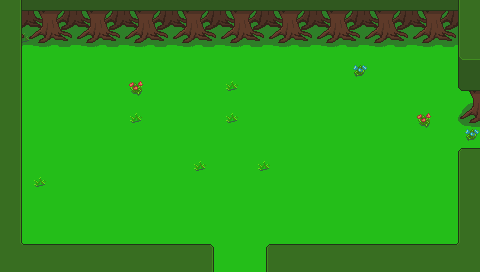

A 2D game scene composited from a Tiled map and its tileset images. What follows is a short description and the map's XML, with every tile layer's data as written:
An orthogonal 30x17 tile map with 16x16 px tiles, 3 tile layers (Base, Ground, Upper) and 3 objects (2x Entrance, ResourceSpawn).

<map version="1.2" tiledversion="1.3.3" orientation="orthogonal" renderorder="right-down" width="30" height="17" tilewidth="16" tileheight="16" infinite="0" nextlayerid="22" nextobjectid="48">
 <properties>
  <property name="ActiveSpawn" type="int" value="0" />
  <property name="Dungeon" value="Forest" />
  <property name="Outside" type="bool" value="false" />
  <property name="ResourcesMinMax" value="30-60" />
 </properties>
 <tileset firstgid="1" source="tilesetManorGrounds.tsx" />
 <layer id="19" name="Base" width="30" height="17">
  <data encoding="csv">
246,289,289,27,27,205,27,289,27,289,283,289,27,289,283,289,27,27,205,205,205,289,289,27,205,205,289,289,205,246,
246,27,289,289,205,289,27,205,205,289,27,27,205,205,27,289,27,289,289,27,27,205,289,27,205,27,289,205,27,246,
246,283,27,27,27,205,205,205,205,289,289,205,205,27,289,27,289,27,205,289,27,205,27,27,205,27,289,27,205,246,
246,27,289,27,27,27,27,289,289,205,205,289,205,205,205,289,205,27,289,289,205,27,205,205,27,27,289,27,27,246,
246,27,27,27,27,27,27,27,289,205,205,289,289,27,205,289,205,27,27,27,205,205,36,27,27,289,27,289,27,246,
289,27,289,205,289,27,205,289,77,27,289,205,205,205,283,289,289,27,289,289,27,289,205,27,205,289,27,27,205,205,
205,27,289,205,27,27,27,289,27,27,27,27,205,289,27,289,289,205,205,289,205,205,27,27,205,289,205,289,27,27,
27,289,289,27,27,289,289,289,283,205,289,27,205,205,283,289,205,205,205,205,27,205,27,205,27,27,77,27,289,289,
205,205,205,27,27,27,27,289,289,27,205,205,205,27,205,27,27,205,27,289,289,205,27,289,27,289,27,205,289,36,
289,27,205,27,289,205,27,27,205,205,289,205,289,205,289,289,289,27,205,205,289,289,27,289,205,27,27,289,27,27,
246,27,205,205,27,289,27,205,27,205,205,205,283,205,289,27,283,205,205,27,205,205,289,289,205,27,27,27,27,246,
246,27,283,289,205,289,27,27,289,27,289,205,27,27,289,205,27,205,27,289,27,27,205,27,289,205,205,27,27,246,
246,27,27,289,205,289,289,289,289,27,205,289,289,27,27,205,27,205,289,27,27,27,205,27,289,289,27,27,27,246,
246,27,205,289,27,27,205,205,27,27,289,289,289,289,289,289,205,289,205,205,27,205,205,205,27,289,289,205,27,246,
246,27,27,289,289,27,27,205,289,205,205,205,289,289,205,205,27,205,27,289,27,205,27,289,27,205,27,289,27,246,
246,27,289,205,27,289,27,27,289,205,289,289,289,289,27,289,27,205,205,27,205,289,205,205,27,289,27,289,27,246,
246,246,246,246,246,246,246,246,246,246,246,246,246,27,289,27,27,246,246,246,246,246,246,246,246,246,246,246,246,246
</data>
 </layer>
 <layer id="20" name="Ground" width="30" height="17">
  <data encoding="csv">
41,222,223,221,222,223,221,222,223,221,222,223,221,222,223,221,222,223,221,222,223,221,222,223,221,222,223,221,222,41,
41,247,248,246,247,248,246,247,248,246,247,248,246,247,248,246,247,248,246,247,248,246,247,248,246,247,248,246,247,41,
41,272,273,271,272,273,271,272,273,271,272,273,271,272,273,271,272,273,271,272,273,271,272,273,271,272,273,271,272,41,
41,42,0,0,0,0,0,0,0,0,0,0,0,0,0,0,0,0,0,0,0,0,0,0,0,0,0,0,65,66,
41,42,0,0,0,0,0,0,0,0,0,0,0,0,0,0,0,0,0,0,0,0,0,0,0,0,0,0,194,44,
41,42,0,0,0,0,0,0,0,0,0,0,0,0,0,0,0,0,0,0,0,0,0,0,0,0,0,0,219,220,
41,42,0,0,0,0,0,0,0,0,0,0,0,0,0,0,0,0,0,0,0,0,0,0,0,0,0,0,244,245,
41,42,0,0,0,0,0,0,0,0,0,0,0,0,0,0,0,0,0,0,0,0,0,0,0,0,0,0,269,270,
41,42,0,0,0,0,0,0,0,0,0,0,0,0,0,0,0,0,0,0,0,0,0,0,0,0,0,0,0,0,
41,42,0,0,0,0,0,0,0,0,0,0,0,0,0,0,0,0,0,0,0,0,0,0,0,0,0,0,0,0,
41,42,0,0,0,0,0,0,0,0,0,0,0,0,0,0,0,0,0,0,0,0,0,0,0,0,0,0,40,41,
41,42,0,0,0,0,0,0,0,0,0,0,0,0,0,0,0,0,0,0,0,0,0,0,0,0,0,0,40,41,
41,42,0,0,0,0,0,0,0,0,0,0,0,0,0,0,0,0,0,0,0,0,0,0,0,0,0,0,40,41,
41,42,0,0,0,0,0,0,0,0,0,0,0,0,0,0,0,0,0,0,0,0,0,0,0,0,0,0,40,41,
41,42,0,0,0,0,0,0,0,0,0,0,0,0,0,0,0,0,0,0,0,0,0,0,0,0,0,0,40,41,
41,93,0,0,0,0,0,0,0,0,0,0,0,0,0,0,0,0,0,0,0,0,0,0,0,0,0,0,95,41,
41,41,41,41,41,41,41,41,41,41,41,41,41,42,0,0,40,41,41,41,41,41,41,41,41,41,41,41,41,41
</data>
 </layer>
 <layer id="21" name="Upper" width="30" height="17">
  <data encoding="csv">
0,42,0,0,0,0,0,0,0,0,0,0,0,0,0,0,0,0,0,0,0,0,0,0,0,0,0,0,40,0,
0,42,0,0,0,0,0,0,0,0,0,0,0,0,0,0,0,0,0,0,0,0,0,0,0,0,0,0,40,0,
0,42,0,0,0,0,0,0,0,0,0,0,0,0,0,0,0,0,0,0,0,0,0,0,0,0,0,0,40,0,
0,0,0,0,0,0,0,0,0,0,0,0,0,0,0,0,0,0,0,0,0,0,0,0,0,0,0,0,0,0,
0,0,0,0,0,0,0,0,0,0,0,0,0,0,0,0,0,0,0,0,0,0,0,0,0,0,0,0,0,0,
0,0,0,0,0,0,0,0,0,0,0,0,0,0,0,0,0,0,0,0,0,0,0,0,0,0,0,0,0,0,
0,0,0,0,0,0,0,0,0,0,0,0,0,0,0,0,0,0,0,0,0,0,0,0,0,0,0,0,0,0,
0,0,0,0,0,0,0,0,0,0,0,0,0,0,0,0,0,0,0,0,0,0,0,0,0,0,0,0,0,0,
0,0,0,0,0,0,0,0,0,0,0,0,0,0,0,0,0,0,0,0,0,0,0,0,0,0,0,0,0,0,
0,0,0,0,0,0,0,0,0,0,0,0,0,0,0,0,0,0,0,0,0,0,0,0,0,0,0,0,15,16,
0,0,0,0,0,0,0,0,0,0,0,0,0,0,0,0,0,0,0,0,0,0,0,0,0,0,0,0,0,0,
0,0,0,0,0,0,0,0,0,0,0,0,0,0,0,0,0,0,0,0,0,0,0,0,0,0,0,0,0,0,
0,0,0,0,0,0,0,0,0,0,0,0,0,0,0,0,0,0,0,0,0,0,0,0,0,0,0,0,0,0,
0,0,0,0,0,0,0,0,0,0,0,0,0,0,0,0,0,0,0,0,0,0,0,0,0,0,0,0,0,0,
0,0,0,0,0,0,0,0,0,0,0,0,0,0,0,0,0,0,0,0,0,0,0,0,0,0,0,0,0,0,
0,0,16,16,16,16,16,16,16,16,16,16,16,17,0,0,15,16,16,16,16,16,16,16,16,16,16,16,0,0,
0,0,0,0,0,0,0,0,0,0,0,0,0,0,0,0,0,0,0,0,0,0,0,0,0,0,0,0,0,0
</data>
 </layer>
 <objectgroup id="4" name="Travel">
  <object id="28" name="Entrance" x="470.762" y="120.737" width="8.16663" height="32.8333">
   <properties>
    <property name="EntranceDir" value="Left" />
    <property name="Map" value="mapForest_03" />
   </properties>
  </object>
  <object id="47" name="Entrance" x="219.605" y="265.037" width="36.9786" height="5.83441">
   <properties>
    <property name="EntranceDir" value="Up" />
    <property name="Map" value="mapForest_06" />
   </properties>
  </object>
 </objectgroup>
 <objectgroup id="5" name="MapObject">
  <object id="40" name="ResourceSpawn" x="96.2798" y="54.0405" width="124.333" height="96.333">
   <properties>
    <property name="Resources" value="0" />
   </properties>
  </object>
 </objectgroup>
 <objectgroup id="6" name="Character" />
</map>
